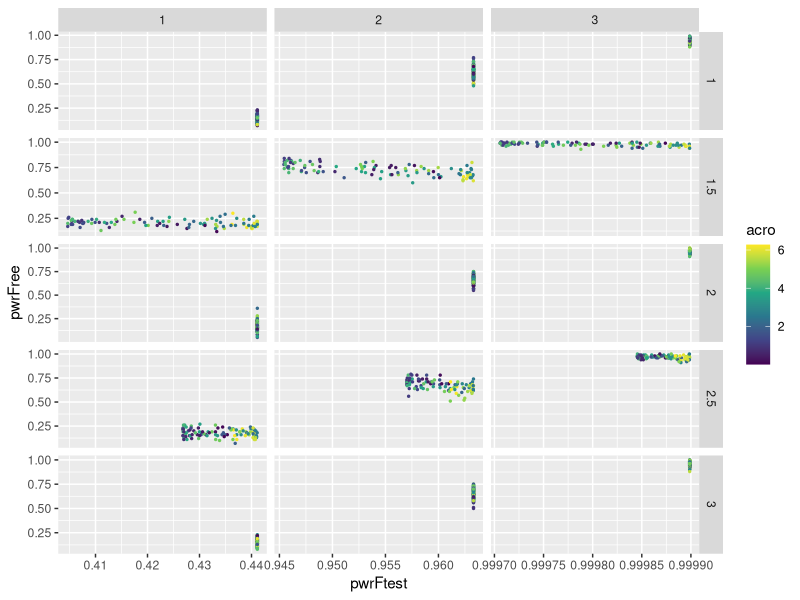

Reproduce this figure in R.
# clean version of the free period multi-panel figure
require(ggplot2)
df = read.csv('figures/mres_freePeriodSweep_light_n12.csv',F)
names(df) <- c('Amp','freq','acro','pwrFtest','pwrFree')

df |> ggplot(aes(x=pwrFtest,y=pwrFree,color=acro))+geom_point(size=.5)+
  facet_grid(freq~Amp,scales='free')+scale_color_viridis_c()
